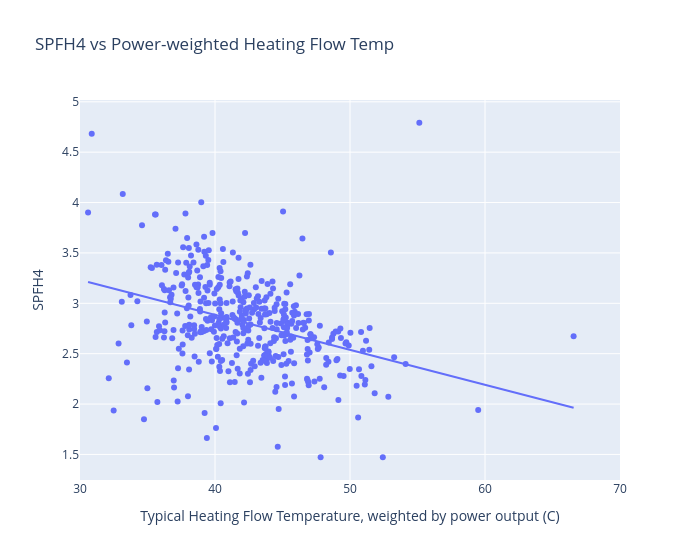

Notebook source saved alongside this figure:
### Code cell
px.scatter(homes_with_features, x="power_weighted_flow_temperature", y="SPFH4_selected_window", title = "SPFH4 vs Power-weighted Heating Flow Temp",
                labels={
                "power_weighted_flow_temperature": "Typical Heating Flow Temperature, weighted by power output (C)",
                "SPFH4_selected_window": "SPFH4",
            }, trendline="ols", width=700, range_x=[30,70])

### Figure 1 — Plotly figure (JSON) as saved in the notebook; plotly's stock layout.template omitted (floating-point values rounded to 4 significant figures; data arrays with more than 128 entries replaced by an {"elided": "..."} marker saying what was removed)
{"data": [{"hovertemplate": "Typical Heating Flow Temperature, weighted by power output (C)=%{x}<br>SPFH4=%{y}<extra></extra>", "legendgroup": "", "marker": {"color": "#636efa", "symbol": "circle"}, "mode": "markers", "name": "", "orientation": "v", "showlegend": false, "type": "scatter", "x": {"elided": "428 float values"}, "xaxis": "x", "y": {"elided": "428 float values"}, "yaxis": "y"}, {"hovertemplate": "<b>OLS trendline</b><br>SPFH4_selected_window = -0.0347047 * power_weighted_flow_temperature + 4.27302<br>R<sup>2</sup>=0.128223<br><br>Typical Heating Flow Temperature, weighted by power output (C)=%{x}<br>SPFH4=%{y} <b>(trend)</b><extra></extra>", "legendgroup": "", "marker": {"color": "#636efa", "symbol": "circle"}, "mode": "lines", "name": "", "showlegend": false, "type": "scatter", "x": {"elided": "428 float values"}, "xaxis": "x", "y": {"elided": "428 float values"}, "yaxis": "y"}], "layout": {"legend": {"tracegroupgap": 0}, "title": {"text": "SPFH4 vs Power-weighted Heating Flow Temp"}, "width": 700, "xaxis": {"anchor": "y", "domain": [0, 1], "range": [30, 70], "title": {"text": "Typical Heating Flow Temperature, weighted by power output (C)"}}, "yaxis": {"anchor": "x", "domain": [0, 1], "title": {"text": "SPFH4"}}}}
